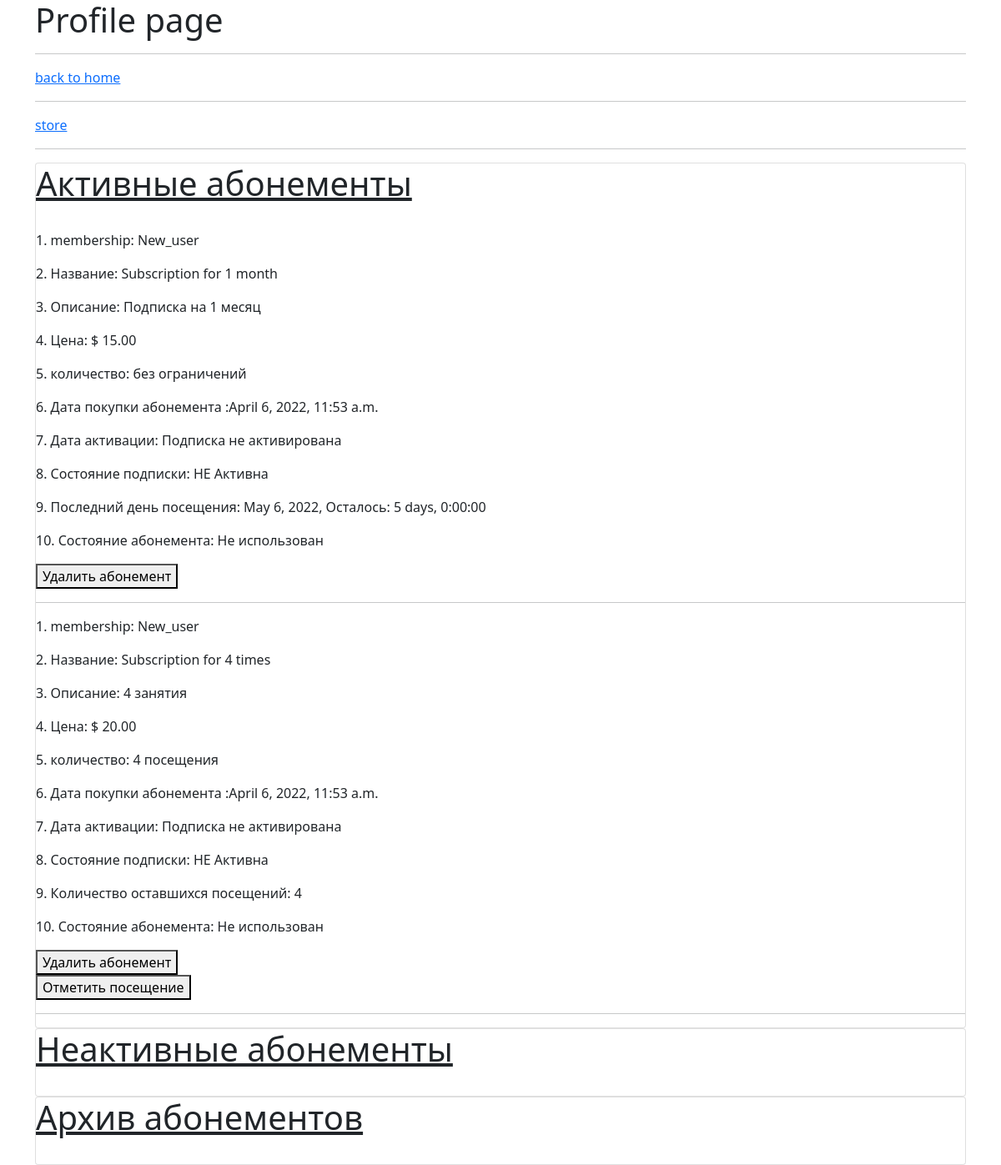
The app's page /profile/ (signed in), older data.
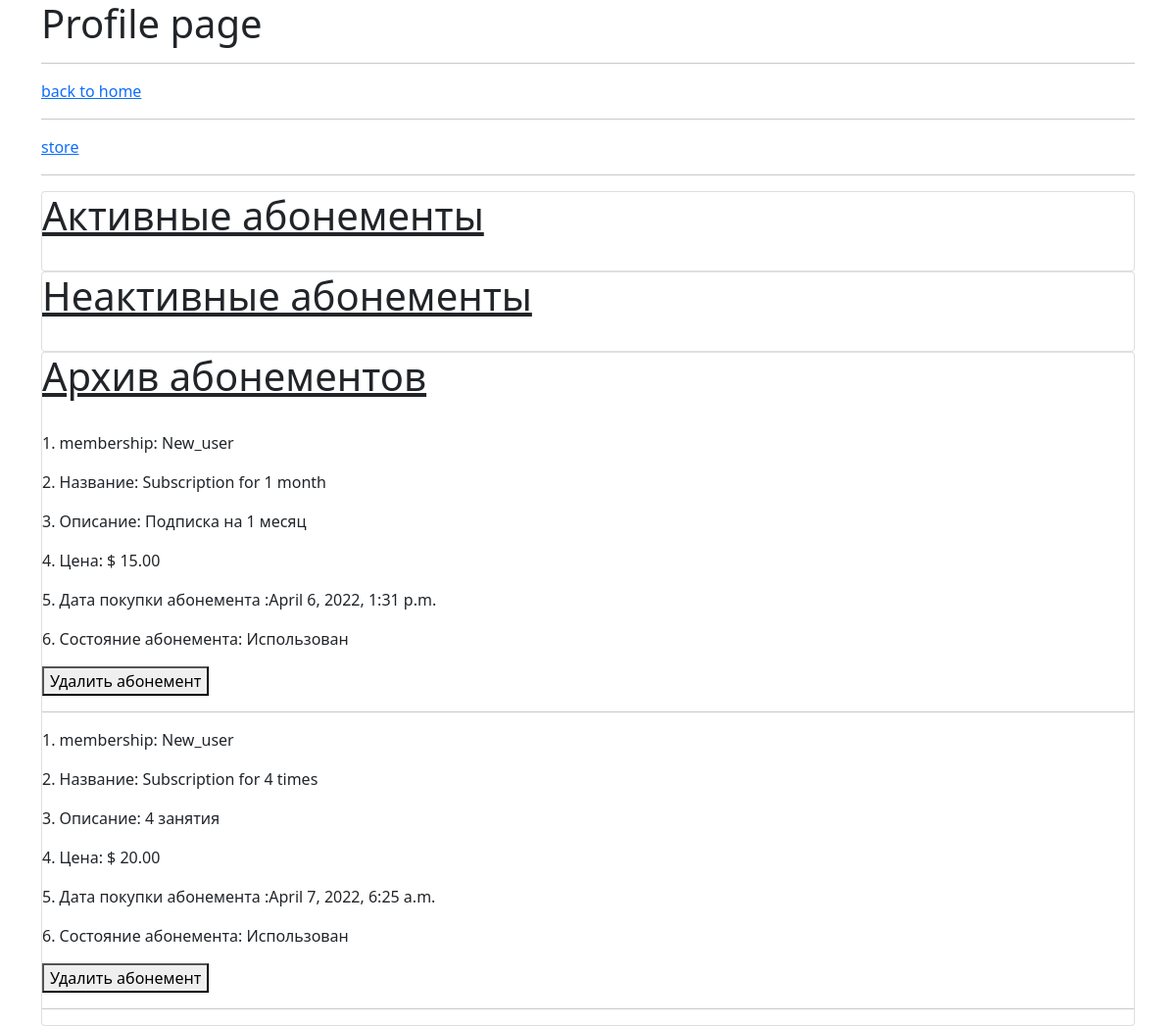
The same page, newer data.
### web/models.py (models this page shows, shortened)
class Order(models.Model):
    membership = models.ForeignKey(Membership, on_delete=models.CASCADE)
    subscription = models.ForeignKey(Subscription, on_delete=models.CASCADE)
    date_added = models.DateTimeField(auto_now_add=True)
    activation = models.BooleanField(default=False)
    date_activation = models.DateField(blank=True, null=True)
    paid_until = models.DateField(null=True, blank=True)
    quantity = models.IntegerField(default=0, blank=True, null=True)
    @property
    def paid_limit(self, current_date=datetime.date.today()):
        if self.paid_until is None:
            return False
        if not self.is_limited:
            return False
        if self.is_limited:
            return current_date < self.paid_until
    @property
    def paid_quantity(self):
        if self.is_limited:
            return False
        else:
            return self.quantity > 0
    @property
    def expired(self):
        if self.paid_limit == 0 and self.paid_quantity == 0:
            return True
        else:
            return False
    @property
    def is_limited(self):
        return self.subscription.is_limited
    @property
    def diff_date(self):
        if self.is_limited and self.activation and self.paid_limit:
            return self.paid_until - datetime.date.today()

class Membership(models.Model):
    user = models.OneToOneField(User, on_delete=models.CASCADE)
    name = models.CharField(max_length=200, null=True)
    email = models.CharField(max_length=200)

class Subscription(models.Model):
    CHOICES = (
        ("1m", 'Subscription for 1 month'),
        ("2m", 'Subscription for 2 month'),
        ("3m", 'Subscription for 3 month'),
        ("4t", 'Subscription for 4 times'),
        ("8t", 'Subscription for 8 times'),
        ("12t", 'Subscription for 12 times'),
    )
    title = models.CharField(max_length=100, choices=CHOICES)
    description = models.CharField(max_length=255)
    is_limited = models.BooleanField(default=False)
    price = models.DecimalField(max_digits=5, decimal_places=2)

### web/views.py (the view)
# urls.py: path('profile/', profile, name='profile'),
@login_required
def profile(request):
    membership = request.user.membership
    my_orders = Order.objects.filter(membership=membership)
    context = {
        'my_orders': my_orders
    }
    return render(request, 'profile.html', context)

### templates/profile.html (shortened to what this page needs)
<!DOCTYPE html>
<!doctype html>
<html lang="ru">
<head>
    <link href="https://cdn.jsdelivr.net/npm/bootstrap@5.0.1/dist/css/bootstrap.min.css" rel="stylesheet"
>
</head>
<body>
<div class="container">
<h1> Profile page </h1>
<hr>
<a href="{% url 'index' %}"> back to home </a>
<hr>
<a href="{% url 'store' %}"> store </a>
<hr>
    <div class="card">
        <h1><u> Активные абонементы</u></h1>
        <br>
        {% for i in my_orders %}
            {% if i.activation and  not i.expired %}
                <p>1. membership: {{ i.membership.name }} </p>
                <p>2. Название: {{ i.subscription.get_title_display }} </p>
                <p>3. Описание: {{ i.subscription.description }} </p>
                <p>4. Цена: $ {{ i.subscription.price }} </p>
                {% if not i.is_limited %}
                    <p>5. количество: {{ i.quantity }} посещения </p>
                {% else %}
                    <p>5. количество: без ограничений</p>
                {% endif %}
                <p>6. Дата покупки абонемента :{{ i.date_added }} </p>
                {% if i.is_active %}
                    <p>7. Дата активации: {{ i.date_activation }} </p>
                {% else %}
                    <p>7. Дата активации: Подписка не активирована </p>
                {% endif %}
                {% if i.is_active %}
                    <p>8. Состояние подписки: Активна </p>
                {% else %}
                    <p>8. Состояние подписки: НЕ Активна </p>
                {% endif %}
                {% if i.diff_date %}
                    <p>9. Последний день посещения: {{ i.paid_until }}, Осталось: {{ i.diff_date }}  </p>
                {% else %}
                    <p>9. Количество оставшихся посещений: {{ i.quantity }} </p>
                {% endif %}
                {% if i.expired %}
                    <p> 10. Состояние абонемента: Использован </p>
                {% else %}
                    <p>10. Состояние абонемента: Не использован </p>
                {% endif %}
                <a href="{% url 'delete_membership' i.pk %}">
                    <button type="button"> Удалить абонемент</button>
                </a>
                {% if not i.is_limited %}
                    <a href="{% url 'check_visit' i.pk %}">
                        <button type="button"> Отметить посещение</button>
                    </a>
                {% endif %}
                <hr>
            {% endif %}
        {% endfor %}
    </div>
    <div class="card">
        <h1><u> Неактивные абонементы</u></h1>
        <br>
    </div>
    <div class="card">
        <h1><u> Архив абонементов </u></h1>
        <br>
        {% for i in my_orders %}
            {% if i.activation and  i.expired %}
                <p>1. membership: {{ i.membership.name }} </p>
                <p>2. Название: {{ i.subscription.get_title_display }} </p>
                <p>3. Описание: {{ i.subscription.description }} </p>
                <p>4. Цена: $ {{ i.subscription.price }} </p>
                <p>5. Дата покупки абонемента :{{ i.date_added }} </p>
                {% if i.expired %}
                    <p> 6. Состояние абонемента: Использован </p>
                {% else %}
                    <p> 6. Состояние абонемента: Не использован </p>
                {% endif %}
                <a href="{% url 'delete_membership' i.pk %}">
                    <button type="button"> Удалить абонемент</button>
                </a>
                <hr>
            {% endif %}
        {% endfor %}
    </div>
</div>
</body>
</html>

Row changes from the older to the newer data that the page shows:
removed Order: membership.name "New_user", subscription "Subscription for 1 month", subscription.description "Подписка на 1 месяц", subscription.price "15.00", shows "5. количество: без ограничений", date_added "April 6, 2022, 11:53 a.m.", paid_until "May 6, 2022", diff_date "5 days, 0:00:00", shows "10. Состояние абонемента: Не использован", shown under "Активные абонементы"
removed Order: membership.name "New_user", subscription "Subscription for 4 times", subscription.description "4 занятия", subscription.price "20.00", quantity "4", date_added "April 6, 2022, 11:53 a.m.", shows "10. Состояние абонемента: Не использован", shows "Отметить посещение", shown under "Активные абонементы"
added Order: membership.name "New_user", subscription "Subscription for 1 month", subscription.description "Подписка на 1 месяц", subscription.price "15.00", date_added "April 6, 2022, 1:31 p.m.", paid_until "6. Состояние абонемента: Использован", shown under "Архив абонементов"
added Order: membership.name "New_user", subscription "Subscription for 4 times", subscription.description "4 занятия", subscription.price "20.00", date_added "April 7, 2022, 6:25 a.m.", quantity "6. Состояние абонемента: Использован", shown under "Архив абонементов"
